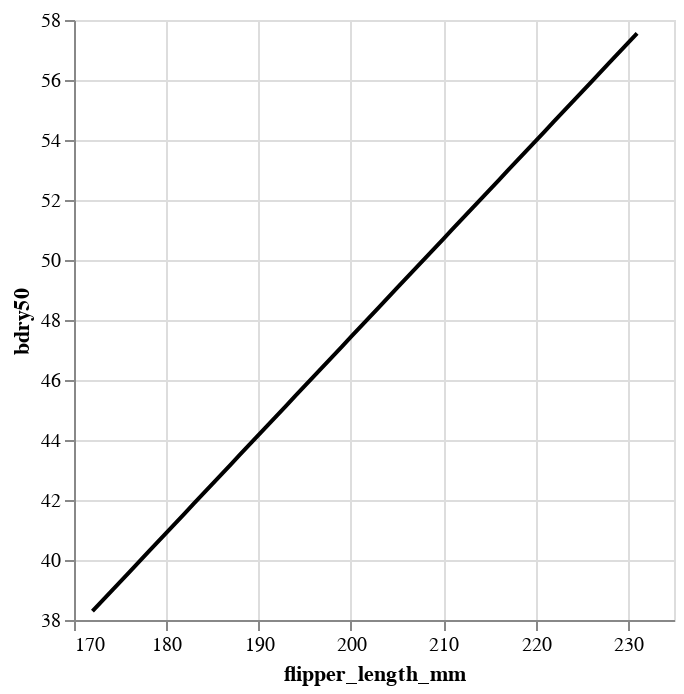

The notebook cell this image was saved under:
### Code cell
c50 = alt.Chart(df).mark_line(color="black").encode(
    x=alt.X("flipper_length_mm").scale(zero=False),
    y=alt.Y("bdry50").scale(zero=False)
)
c50

### Figure 1 — Vega-Lite specification as saved in the notebook (floating-point values rounded to 4 significant figures; data arrays with more than 128 entries replaced by an {"elided": "..."} marker saying what was removed)
{"config": {"view": {"continuousWidth": 300, "continuousHeight": 300}}, "data": {"name": "data-b1b8e14b173b784f94a90a16dfa97dbc"}, "mark": {"type": "line", "color": "black"}, "encoding": {"x": {"field": "flipper_length_mm", "scale": {"zero": false}, "type": "quantitative"}, "y": {"field": "bdry50", "scale": {"zero": false}, "type": "quantitative"}}, "$schema": "https://vega.github.io/schema/vega-lite/v5.8.0.json", "datasets": {"data-b1b8e14b173b784f94a90a16dfa97dbc": {"elided": "333 records"}}}
